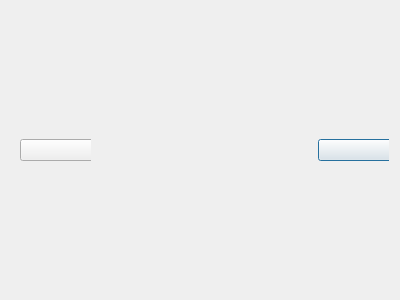
<?xml version="1.0" encoding="UTF-8"?>
<ui version="4.0">
 <class>PicShow</class>
 <widget class="QDialog" name="PicShow">
  <property name="geometry">
   <rect>
    <x>0</x>
    <y>0</y>
    <width>400</width>
    <height>300</height>
   </rect>
  </property>
  <property name="windowTitle">
   <string>Dialog</string>
  </property>
  <layout class="QHBoxLayout" name="horizontalLayout">
   <item>
    <layout class="QGridLayout" name="gridLayout_2">
     <property name="leftMargin">
      <number>0</number>
     </property>
     <property name="topMargin">
      <number>0</number>
     </property>
     <property name="rightMargin">
      <number>0</number>
     </property>
     <property name="bottomMargin">
      <number>0</number>
     </property>
     <item row="1" column="1">
      <spacer name="horizontalSpacer_2">
       <property name="orientation">
        <enum>Qt::Horizontal</enum>
       </property>
       <property name="sizeHint" stdset="0">
        <size>
         <width>40</width>
         <height>20</height>
        </size>
       </property>
      </spacer>
     </item>
     <item row="1" column="3">
      <spacer name="horizontalSpacer">
       <property name="orientation">
        <enum>Qt::Horizontal</enum>
       </property>
       <property name="sizeHint" stdset="0">
        <size>
         <width>40</width>
         <height>20</height>
        </size>
       </property>
      </spacer>
     </item>
     <item row="1" column="2">
      <widget class="QLabel" name="label">
       <property name="text">
        <string/>
       </property>
      </widget>
     </item>
     <item row="1" column="4">
      <widget class="QWidget" name="widget_2" native="true">
       <property name="sizePolicy">
        <sizepolicy hsizetype="Preferred" vsizetype="Preferred">
         <horstretch>0</horstretch>
         <verstretch>0</verstretch>
        </sizepolicy>
       </property>
       <property name="minimumSize">
        <size>
         <width>80</width>
         <height>0</height>
        </size>
       </property>
       <property name="maximumSize">
        <size>
         <width>80</width>
         <height>16777215</height>
        </size>
       </property>
       <property name="baseSize">
        <size>
         <width>80</width>
         <height>0</height>
        </size>
       </property>
       <layout class="QVBoxLayout" name="verticalLayout_3">
        <item>
         <widget class="PicButton" name="nextBtn">
          <property name="minimumSize">
           <size>
            <width>80</width>
            <height>0</height>
           </size>
          </property>
          <property name="text">
           <string/>
          </property>
         </widget>
        </item>
       </layout>
      </widget>
     </item>
     <item row="1" column="0">
      <widget class="QWidget" name="widget" native="true">
       <property name="sizePolicy">
        <sizepolicy hsizetype="Preferred" vsizetype="Preferred">
         <horstretch>0</horstretch>
         <verstretch>0</verstretch>
        </sizepolicy>
       </property>
       <property name="minimumSize">
        <size>
         <width>0</width>
         <height>0</height>
        </size>
       </property>
       <property name="maximumSize">
        <size>
         <width>80</width>
         <height>16777215</height>
        </size>
       </property>
       <property name="baseSize">
        <size>
         <width>80</width>
         <height>0</height>
        </size>
       </property>
       <layout class="QVBoxLayout" name="verticalLayout_2">
        <item>
         <widget class="PicButton" name="previousBtn">
          <property name="minimumSize">
           <size>
            <width>80</width>
            <height>0</height>
           </size>
          </property>
          <property name="text">
           <string/>
          </property>
         </widget>
        </item>
       </layout>
      </widget>
     </item>
     <item row="0" column="2">
      <spacer name="verticalSpacer">
       <property name="orientation">
        <enum>Qt::Vertical</enum>
       </property>
       <property name="sizeHint" stdset="0">
        <size>
         <width>20</width>
         <height>40</height>
        </size>
       </property>
      </spacer>
     </item>
     <item row="2" column="2">
      <spacer name="verticalSpacer_2">
       <property name="orientation">
        <enum>Qt::Vertical</enum>
       </property>
       <property name="sizeHint" stdset="0">
        <size>
         <width>20</width>
         <height>40</height>
        </size>
       </property>
      </spacer>
     </item>
    </layout>
   </item>
  </layout>
 </widget>
 <customwidgets>
  <customwidget>
   <class>PicButton</class>
   <extends>QPushButton</extends>
   <header>picbutton.h</header>
  </customwidget>
 </customwidgets>
 <resources/>
 <connections/>
</ui>
